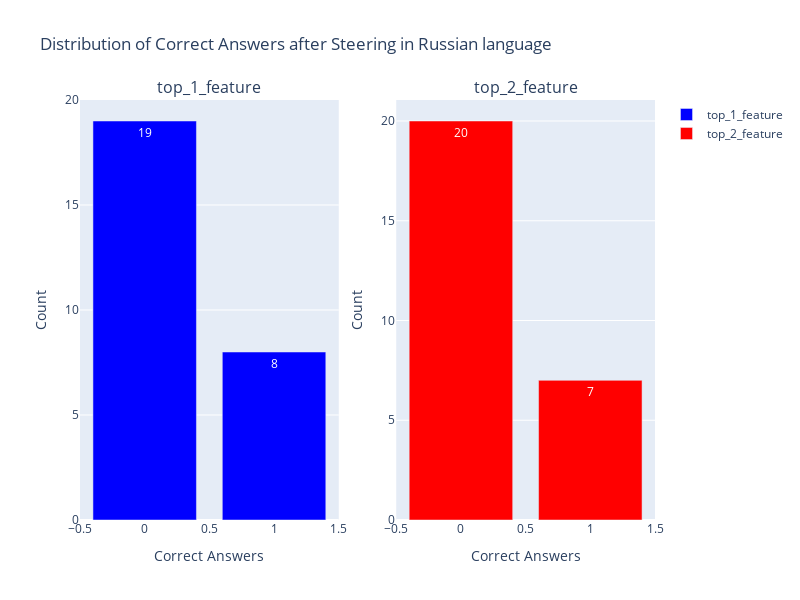

This figure's notebook cell:
### Code cell
import pandas as pd
import plotly.graph_objects as go
from plotly.subplots import make_subplots

top_1_counts = new_results_ru['top_1'].value_counts()
top_2_counts = new_results_ru['top_2'].value_counts()

fig = make_subplots(rows=1, cols=2, subplot_titles=('top_1_feature', 'top_2_feature'))

fig.add_trace(go.Bar(
    x=top_1_counts.index,
    y=top_1_counts.values,
    name='top_1_feature',
    marker_color='blue',
    text=top_1_counts.values,  # Add value labels
    textposition='auto'
), row=1, col=1)

fig.add_trace(go.Bar(
    x=top_2_counts.index,
    y=top_2_counts.values,
    name='top_2_feature',
    marker_color='red',
    text=top_2_counts.values,  # Add value labels
    textposition='auto'
), row=1, col=2)

fig.update_layout(
    title='Distribution of Correct Answers after Steering in Russian language',  
    showlegend=True,
    width=800,
    height=600 
)

fig.update_xaxes(title_text='Correct Answers', row=1, col=1)
fig.update_xaxes(title_text='Correct Answers', row=1, col=2)

fig.update_yaxes(title_text='Count', row=1, col=1)
fig.update_yaxes(title_text='Count', row=1, col=2)

fig.show()

### Figure 1 — Plotly figure (JSON) as saved in the notebook; plotly's stock layout.template omitted (floating-point values rounded to 4 significant figures)
{"data": [{"marker": {"color": "blue"}, "name": "top_1_feature", "text": [19, 8], "textposition": "auto", "type": "bar", "x": [0, 1], "xaxis": "x", "y": [19, 8], "yaxis": "y"}, {"marker": {"color": "red"}, "name": "top_2_feature", "text": [20, 7], "textposition": "auto", "type": "bar", "x": [0, 1], "xaxis": "x2", "y": [20, 7], "yaxis": "y2"}], "layout": {"annotations": [{"font": {"size": 16}, "showarrow": false, "text": "top_1_feature", "x": 0.225, "xanchor": "center", "xref": "paper", "y": 1, "yanchor": "bottom", "yref": "paper"}, {"font": {"size": 16}, "showarrow": false, "text": "top_2_feature", "x": 0.775, "xanchor": "center", "xref": "paper", "y": 1, "yanchor": "bottom", "yref": "paper"}], "height": 600, "showlegend": true, "title": {"text": "Distribution of Correct Answers after Steering in Russian language"}, "width": 800, "xaxis": {"anchor": "y", "domain": [0, 0.45], "title": {"text": "Correct Answers"}}, "xaxis2": {"anchor": "y2", "domain": [0.55, 1], "title": {"text": "Correct Answers"}}, "yaxis": {"anchor": "x", "domain": [0, 1], "title": {"text": "Count"}}, "yaxis2": {"anchor": "x2", "domain": [0, 1], "title": {"text": "Count"}}}}
